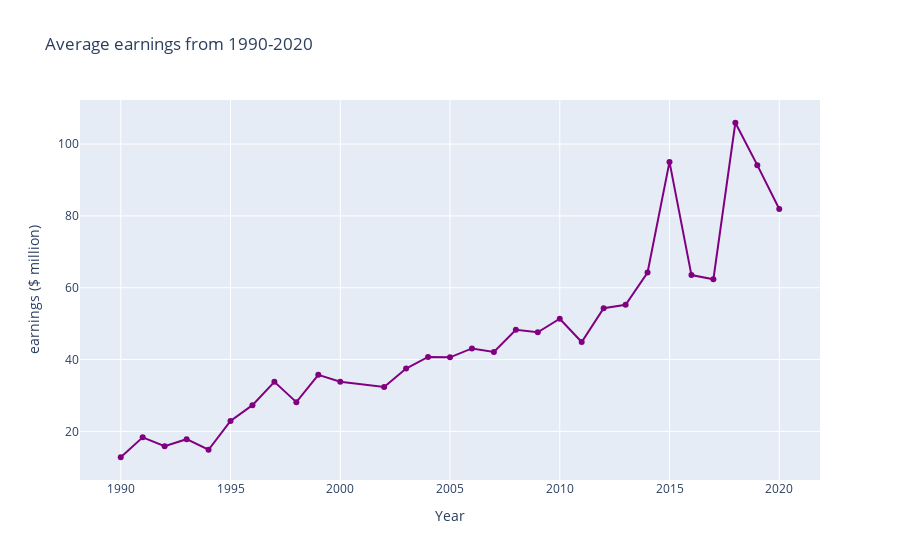

The code cell stored with this chart in its notebook:
### Markdown cell above
#3: This line chart will showcase the average earnings for every year (1990-2020)

### Code cell
all_years = athlete.loc[:, year] #series for the "Year" column
first_year = min(all_years) #first year (1990)
last_year = max(all_years) #last year (2020)
averages = [] #list of all 
year_list = [] 

for i in range(first_year,last_year+1): #loop through every year

    if i == 2001:   #skip 2001 since there are no data for this year
        continue

    year_list.append(i)
    subset = athlete[athlete[year] == i] #make a subset for all the data for each year
    number = 0
    count = 0

    for money in subset[earning]: #loop through the data for all the earnings of each year
        number += money
        count += 1

    averages.append(number/count)

average_earnings = {year:year_list, earning:averages} #new dataframe that has the years and averages

fig = px.line(average_earnings, x=year, y=earning,
title='Average earnings from 1990-2020',
markers=True,
color_discrete_sequence=['purple'])
fig.show()

### Figure 1 — Plotly figure (JSON) as saved in the notebook; plotly's stock layout.template omitted (floating-point values rounded to 4 significant figures)
{"data": [{"hovertemplate": "Year=%{x}<br>earnings ($ million)=%{y}<extra></extra>", "legendgroup": "", "line": {"color": "purple", "dash": "solid"}, "marker": {"symbol": "circle"}, "mode": "lines+markers", "name": "", "orientation": "v", "showlegend": false, "type": "scatter", "x": [1990, 1991, 1992, 1993, 1994, 1995, 1996, 1997, 1998, 1999, 2000, 2002, 2003, 2004, 2005, 2006, 2007, 2008, 2009, 2010, 2011, 2012, 2013, 2014, 2015, 2016, 2017, 2018, 2019, 2020], "xaxis": "x", "y": [12.8, 18.35, 15.87, 17.83, 14.89, 22.91, 27.31, 33.81, 28.14, 35.75, 33.85, 32.36, 37.5, 40.74, 40.62, 43.1, 42.1, 48.3, 47.6, 51.37, 44.88, 54.31, 55.25, 64.24, 95.03, 63.52, 62.37, 105.9, 94.14, 81.92], "yaxis": "y"}], "layout": {"legend": {"tracegroupgap": 0}, "title": {"text": "Average earnings from 1990-2020"}, "xaxis": {"anchor": "y", "domain": [0, 1], "title": {"text": "Year"}}, "yaxis": {"anchor": "x", "domain": [0, 1], "title": {"text": "earnings ($ million)"}}}}
